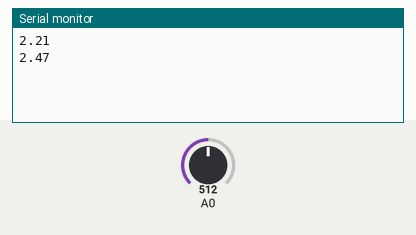
This sketch was run on a simulated Arduino Uno, built with avr-gcc and run on an emulated ATmega328P. Parts: the last lines printed to the serial monitor. The inputs (shaded band) are chosen by the test bench; at power-on: A0 = 512.

Above: at 1.2 s.
1.3 s: A0 set to 716
At 2.6 s:
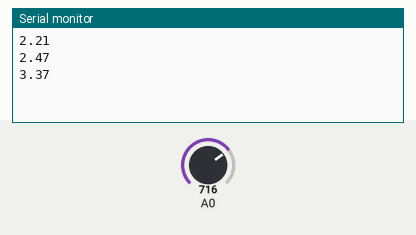
2.8 s: A0 set to 900
At 3.6 s:
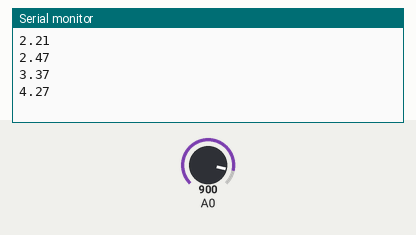
Timing chart, 0 to 5.8 s (numbered marks = the images above; inputs shaded):
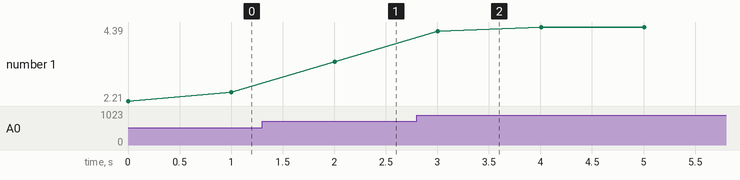

The sketch:

Lab03_part2.ino
```cpp
float Analogin = 0;
void setup() {
   Serial.begin(9600);
   pinMode(A0,INPUT);
}

void loop() {
    int i;
    float Vin;
    for (i=0;i<=5;i++)
      Analogin = 0.7* Analogin + 0.3* analogRead(A0);

    Vin = Analogin * 5 / 1024 ;
    Serial.println(Vin);
    delay(1000);
    //Use Serial.print to Diaplay Vin;
    //Sleep 0.5 sec
 }
```

Measured:
- after the input at 1.3 s, the serial monitor: prints a new line after 0.70 s (image 1)
- after the input at 2.8 s, the serial monitor: prints a new line after 0.20 s (image 2)
- plotted number 1: 2.47 → 3.37 after the input at 1.3 s, 3.37 → 4.39 after the input at 2.8 s
